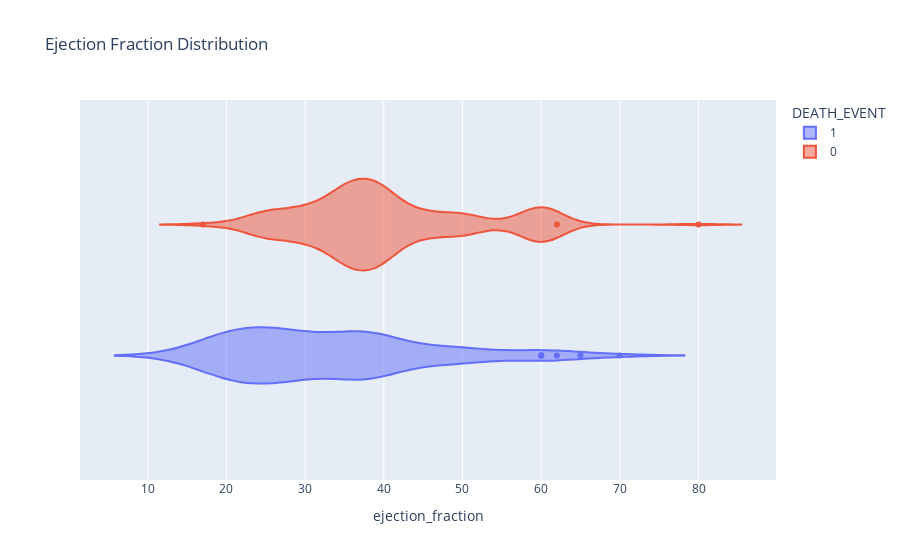

Notebook source saved alongside this figure:
### Code cell
px.violin(data, x='ejection_fraction', color='DEATH_EVENT', title='Ejection Fraction Distribution')

### Figure 1 — Plotly figure (JSON) as saved in the notebook; plotly's stock layout.template omitted (floating-point values rounded to 4 significant figures; data arrays with more than 128 entries replaced by an {"elided": "..."} marker saying what was removed)
{"data": [{"alignmentgroup": "True", "box": {"visible": false}, "hovertemplate": "DEATH_EVENT=1<br>ejection_fraction=%{x}<extra></extra>", "legendgroup": "1", "marker": {"color": "#636efa"}, "name": "1", "offsetgroup": "1", "orientation": "h", "scalegroup": "True", "showlegend": true, "type": "violin", "x": [20, 38, 20, 20, 20, 40, 15, 60, 65, 35, 38, 25, 30, 38, 50, 38, 14, 25, 55, 30, 35, 30, 38, 40, 45, 38, 30, 38, 45, 35, 50, 35, 50, 50, 38, 20, 30, 45, 60, 38, 25, 38, 20, 30, 25, 20, 62, 50, 38, 30, 20, 20, 25, 40, 35, 20, 15, 25, 25, 25, 35, 20, 20, 25, 25, 25, 30, 60, 60, 38, 40, 17, 38, 25, 30, 45, 35, 30, 38, 20, 25, 25, 38, 25, 30, 50, 25, 20, 45, 30, 70, 20, 30, 25, 25, 20], "x0": " ", "xaxis": "x", "y0": " ", "yaxis": "y"}, {"alignmentgroup": "True", "box": {"visible": false}, "hovertemplate": "DEATH_EVENT=0<br>ejection_fraction=%{x}<extra></extra>", "legendgroup": "0", "marker": {"color": "#EF553B"}, "name": "0", "offsetgroup": "0", "orientation": "h", "scalegroup": "True", "showlegend": true, "type": "violin", "x": {"elided": "203 int values"}, "x0": " ", "xaxis": "x", "y0": " ", "yaxis": "y"}], "layout": {"legend": {"title": {"text": "DEATH_EVENT"}, "tracegroupgap": 0}, "title": {"text": "Ejection Fraction Distribution"}, "violinmode": "group", "xaxis": {"anchor": "y", "domain": [0, 1], "title": {"text": "ejection_fraction"}}, "yaxis": {"anchor": "x", "domain": [0, 1]}}}
